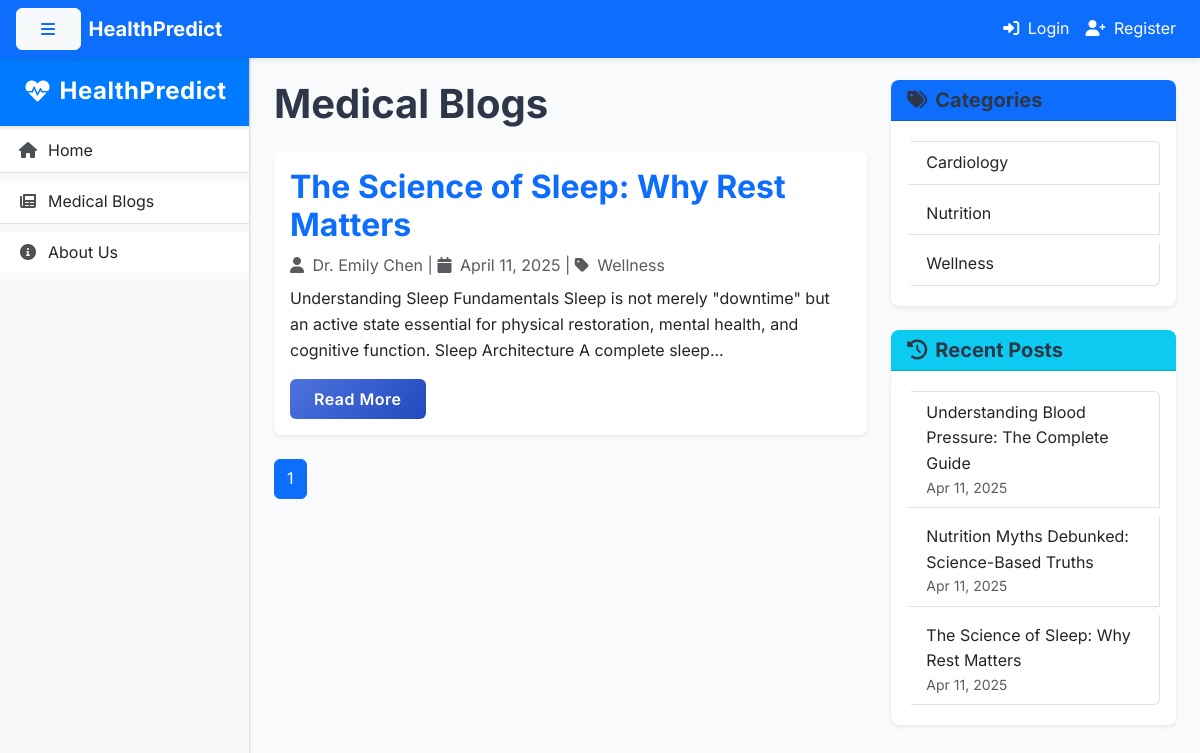
The page /blogs/category/Wellness on the database its author committed.
### app.py (models this page shows)
class BlogPost(db.Model):
    id = db.Column(db.Integer, primary_key=True)
    title = db.Column(db.String(200), nullable=False)
    content = db.Column(db.Text, nullable=False)
    author = db.Column(db.String(100), nullable=False)
    category = db.Column(db.String(50), nullable=False)
    created_at = db.Column(db.DateTime, default=datetime.utcnow)
    image_url = db.Column(db.String(200))
    slug = db.Column(db.String(300), unique=True)
    excerpt = db.Column(db.String(300))

### app.py (the view)
@app.route('/blogs/category/<string:category>')
def blogs_by_category(category):
    page = request.args.get('page', 1, type=int)
    blogs = BlogPost.query.filter_by(category=category)\
               .order_by(BlogPost.created_at.desc())\
               .paginate(page=page, per_page=5)
    return render_template('blogs.html', blogs=blogs, category=category)

### app.py (called while the page is built)
@app.context_processor
def inject_common_data():
    categories = db.session.query(BlogPost.category).distinct().all()
    recent_blogs = BlogPost.query.order_by(BlogPost.created_at.desc()).limit(3).all()
    return dict(
        categories=[c[0] for c in categories],
        recent_blogs=recent_blogs,
        current_year=datetime.now().year
    )

### templates/blogs.html (shortened to what this page needs)
{% extends "base.html" %}
{% block content %}
<div class="row">
    <div class="col-lg-8">
        <h1 class="mb-4">Medical Blogs</h1>
        {% for blog in blogs.items %}
        <div class="card mb-4 shadow-sm">
            <div class="card-body">
                <h2 class="card-title">
                    <a href="{{ url_for('blog_detail', slug=blog.slug) }}" class="text-decoration-none">
                        {{ blog.title }}
                    </a>
                </h2>
                <div class="mb-2 text-muted">
                    <i class="fas fa-user me-1"></i> {{ blog.author }} |
                    <i class="fas fa-calendar me-1"></i> {{ blog.created_at.strftime('%B %d, %Y') }} |
                    <i class="fas fa-tag me-1"></i> {{ blog.category }}
                </div>
                <p class="card-text">{{ blog.content|striptags|truncate(200) }}</p>
                <a href="{{ url_for('blog_detail', slug=blog.slug) }}" class="btn btn-primary">Read More</a>
            </div>
        </div>
        {% endfor %}
        <nav aria-label="Blog pagination">
            <ul class="pagination">
                {% for page_num in blogs.iter_pages(left_edge=1, right_edge=1, left_current=2, right_current=3) %}
                    {% if page_num %}
                        <li class="page-item {% if page_num == blogs.page %}active{% endif %}">
                            <a class="page-link" href="{{ url_for('blogs', page=page_num) }}">{{ page_num }}</a>
                        </li>
                    {% else %}
                        <li class="page-item disabled">
                            <span class="page-link">...</span>
                        </li>
                    {% endif %}
                {% endfor %}
            </ul>
        </nav>
    </div>
    <div class="col-lg-4">
        <div class="card shadow-sm mb-4">
            <div class="card-header bg-primary text-white">
                <h5 class="mb-0"><i class="fas fa-tags me-2"></i>Categories</h5>
            </div>
            <div class="card-body">
                <div class="list-group">
                    {% for category in categories %}
                    <a href="{{ url_for('blogs_by_category', category=category) }}"
                       class="list-group-item list-group-item-action">
                        {{ category }}
                    </a>
                    {% endfor %}
                </div>
            </div>
        </div>
        <div class="card shadow-sm">
            <div class="card-header bg-info text-white">
                <h5 class="mb-0"><i class="fas fa-history me-2"></i>Recent Posts</h5>
            </div>
            <div class="card-body">
                <div class="list-group">
                    {% for recent_blog in recent_blogs %}
                    <a href="{{ url_for('blog_detail', slug=recent_blog.slug) }}"
                       class="list-group-item list-group-item-action">
                        {{ recent_blog.title }}
                        <small class="d-block text-muted">{{ recent_blog.created_at.strftime('%b %d, %Y') }}</small>
                    </a>
                    {% endfor %}
                </div>
            </div>
        </div>
    </div>
</div>
{% endblock %}

### static/css/style.css (style rules this page uses)
:root { --primary: #4e73df; --primary-hover: #3a5ec0; --success: #1cc88a; --info: #36b9cc; --warning: #f6c23e; --danger: #e74a3b; --light: #f8f9fa; --dark: #5a5c69; --transition: all 0.3s cubic-bezier(0.25, 0.8, 0.25, 1); --shadow-sm: 0 1px 3px rgba(0,0,0,0.12); --shadow-md: 0 4px 6px rgba(0,0,0,0.1); --shadow-lg: 0 10px 20px rgba(0,0,0,0.1); }
body { font-family: 'Nunito', -apple-system, BlinkMacSystemFont, sans-serif; line-height: 1.6; color: #4a4a4a; }
.list-group-item { border-left: 3px solid transparent; transition: var(--transition); margin: 0.25rem 0; }
.card { border: none; border-radius: 0.5rem; overflow: hidden; transition: var(--transition); box-shadow: var(--shadow-sm); background-color: white; }
h1, h2, h3, h4, h5 { font-weight: 700; color: #2d3748; }
.btn { font-weight: 600; padding: 0.5rem 1.5rem; border-radius: 0.375rem; transition: var(--transition); letter-spacing: 0.5px; }
.btn-primary { background: linear-gradient(135deg, var(--primary) 0%, #224abe 100%); border: none; }
.card, .feature-card { animation: fadeIn 0.5s ease-out forwards; }

### templates/base.html (style rules this page uses)
body { font-family: 'Inter', sans-serif; background: #f8f9fa; margin: 0; }

### rows shown on the page
BlogPost: title "The Science of Sleep: Why Rest Matters", author "Dr. Emily Chen", created_at "April 11, 2025", category "Wellness", content "Understanding Sleep Fundamentals Sleep is not merely \"downtime\" but an active state essential for physical restoration, mental health, and cognitive function. Sleep Architecture A complete sleep...", created_at "Apr 11, 2025"
BlogPost: title "Understanding Blood Pressure: The Complete Guide", created_at "Apr 11, 2025"
BlogPost: title "Nutrition Myths Debunked: Science-Based Truths", created_at "Apr 11, 2025"

### other values the page prints
{{ page_num }} "1"
{{ category }} "Cardiology" "Nutrition" "Wellness"
